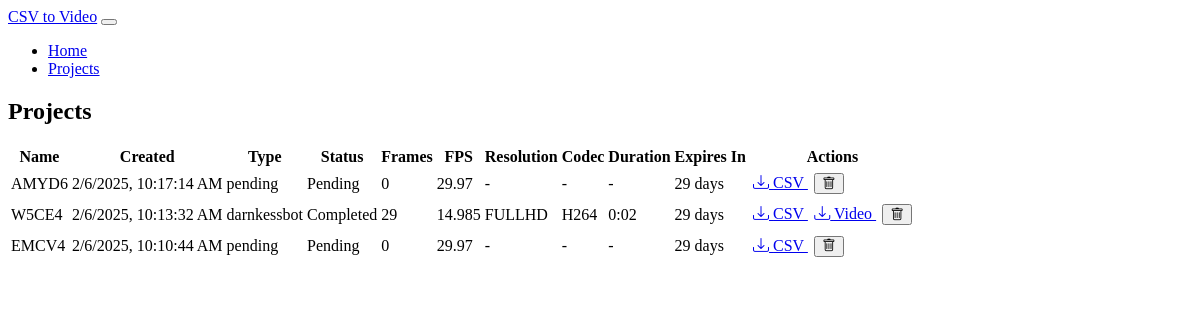
The app's page /projects with its own data.
### models.py (models this page shows, shortened)
class Project(db.Model):
    id = db.Column(db.Integer, primary_key=True)
    name = db.Column(db.String(100), nullable=False)
    csv_file = db.Column(db.String(255), nullable=False)
    csv_type = db.Column(db.String(20), nullable=False)  # 'darnkessbot' or 'wheellog'
    created_at = db.Column(db.DateTime, nullable=False, default=datetime.utcnow)
    expiry_date = db.Column(db.DateTime, nullable=False)
    frame_count = db.Column(db.Integer, default=0)
    fps = db.Column(db.Float, default=29.97)
    video_file = db.Column(db.String(255))
    codec = db.Column(db.String(10))
    resolution = db.Column(db.String(10))  # 'fullhd' or '4k'
    video_duration = db.Column(db.Float)  # Duration in seconds
    status = db.Column(db.String(20), default='pending')  # pending, processing, completed, error
    error_message = db.Column(db.Text)
    folder_number = db.Column(db.Integer)  # New field for storing unique folder number
    def days_until_expiry(self):
        if self.expiry_date:
            delta = self.expiry_date - datetime.utcnow()
            return max(0, delta.days)
        return 0
    def get_duration_str(self):
        if self.video_duration is None:
            return '-'
        minutes = int(self.video_duration // 60)
        seconds = int(self.video_duration % 60)
        return f"{minutes}:{seconds:02d}"

### app.py (the view)
@app.route('/projects')
def list_projects():
    page = request.args.get('page', 1, type=int)
    projects = Project.query.order_by(Project.created_at.desc())\
        .paginate(page=page, per_page=10, error_out=False)
    return render_template('projects.html', projects=projects)

### templates/projects.html (shortened to what this page needs)
{% extends "base.html" %}
{% block content %}
<div class="card">
    <div class="card-header">
        <h2 class="card-title">Projects</h2>
    </div>
    <div class="card-body">
        <div class="table-responsive">
            <table class="table">
                <thead>
                    <tr>
                        <th>Name</th>
                        <th>Created</th>
                        <th>Type</th>
                        <th>Status</th>
                        <th>Frames</th>
                        <th>FPS</th>
                        <th>Resolution</th>
                        <th>Codec</th>
                        <th>Duration</th>
                        <th>Expires In</th>
                        <th>Actions</th>
                    </tr>
                </thead>
                <tbody>
                    {% for project in projects.items %}
                    <tr>
                        <td>{{ project.name }}</td>
                        <td data-timestamp="{{ project.created_at.timestamp() }}">
                        </td>
                        <td>{{ project.csv_type }}</td>
                        <td>
                            <span class="badge text-bg-{{
                                'warning' if project.status == 'processing' else
                                'success' if project.status == 'completed' else
                                'danger' if project.status == 'error' else
                                'secondary'
                            }}"
                            data-project-id="{{ project.id }}"
                            data-project-status="{{ project.status }}"
                            >{{ project.status.capitalize() }}</span>
                        </td>
                        <td>{{ project.frame_count }}</td>
                        <td>{{ project.fps }}</td>
                        <td>{{ project.resolution|upper if project.resolution else '-' }}</td>
                        <td>{{ project.codec|upper if project.codec else '-' }}</td>
                        <td>{{ project.get_duration_str() }}</td>
                        <td>{{ project.days_until_expiry() }} days</td>
                        <td>
                            <a href="{{ url_for('download_file', project_id=project.id, type='processed_csv') }}"
                               class="btn btn-sm btn-info">
                                <i class="bi bi-download"></i> CSV
                            </a>
                            {% if project.video_file %}
                            <a href="{{ url_for('download_file', project_id=project.id, type='video') }}"
                               class="btn btn-sm btn-success">
                                <i class="bi bi-download"></i> Video
                            </a>
                            {% endif %}
                            <button onclick="deleteProject({{ project.id }})"
                                    class="btn btn-sm btn-danger">
                                <i class="bi bi-trash"></i>
                            </button>
                        </td>
                    </tr>
                    {% endfor %}
                </tbody>
            </table>
        </div>
    </div>
</div>
{% endblock %}

### templates/base.html (shortened to what this page needs)
<!DOCTYPE html>
<html lang="en" data-bs-theme="dark">
<head>
    <link href="https://cdn.replit.com/agent/bootstrap-agent-dark-theme.min.css" rel="stylesheet">
    <link href="https://cdn.jsdelivr.net/npm/bootstrap-icons@1.7.2/font/bootstrap-icons.css" rel="stylesheet">
    <link href="{{ url_for('static', filename='css/custom.css') }}" rel="stylesheet">
</head>
<body>
    <nav class="navbar navbar-expand-lg navbar-dark bg-dark mb-4">
        <div class="container">
            <a class="navbar-brand" href="{{ url_for('index') }}">CSV to Video</a>
            <button class="navbar-toggler" type="button" data-bs-toggle="collapse" data-bs-target="#navbarNav">
            </button>
            <div class="collapse navbar-collapse" id="navbarNav">
                <ul class="navbar-nav">
                    <li class="nav-item">
                        <a class="nav-link" href="{{ url_for('index') }}">Home</a>
                    </li>
                    <li class="nav-item">
                        <a class="nav-link" href="{{ url_for('list_projects') }}">Projects</a>
                    </li>
                </ul>
            </div>
        </div>
    </nav>
    <div class="container">
        {% block content %}{% endblock %}
    </div>
</body>
</html>

### static/css/custom.css (style rules this page uses)
.card { margin-bottom: 2rem; }
.table td, .table th { vertical-align: middle; white-space: nowrap; }
.table td:last-child { min-width: 150px; }
.table-responsive { overflow-x: auto; }
.btn-sm { margin: 0.2rem; }

### records on screen
Project: name "AMYD6", csv_type "pending", status "Pending", frame_count "0", fps "29.97", resolution "-", codec "-", get_duration_str "-", days_until_expiry "29"
Project: name "W5CE4", csv_type "darnkessbot", status "Completed", frame_count "29", fps "14.985", resolution "FULLHD", codec "H264", get_duration_str "0:02", days_until_expiry "29"
Project: name "EMCV4", csv_type "pending", status "Pending", frame_count "0", fps "29.97", resolution "-", codec "-", get_duration_str "-", days_until_expiry "29"
